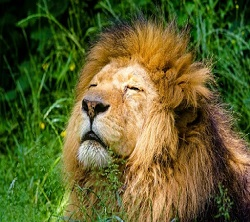
#> input picture python/dataimage/211220/cat.jpg, 250 x 222 px
$ python ex02.py
#> lines starting #> are read from the running program, lines starting #| are printed output that depends on the picture; after the words box and inside, x2 and y2 are one past the last pixel; in counts of white or black regions, pixels touching at a corner belong together
import cv2
import numpy as np

img = cv2.imread('cat.jpg',cv2.IMREAD_COLOR)
#> img is the input picture: shape (222, 250, 3); mean B, G, R 44.5, 96.7, 94.5

cv2.line(img,(50,50),(100,150),(0,0,255),1)
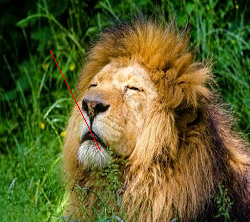
#> img: shape (222, 250, 3); 0.18% of pixels changed, all inside (x1, y1, x2, y2) = (50, 50, 101, 151)
cv2.line(img,(100,150),(150,50),(0,0,255),1)
cv2.rectangle(img,(0,0),(50,50),(255,0,0),-1)
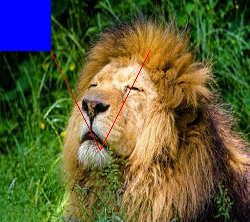
#> img: shape (222, 250, 3); mean B, G, R 55.9, 94.7, 94.4
cv2.putText(img,'lion',(50,60),cv2.FONT_HERSHEY_PLAIN,2,(255,255,255))
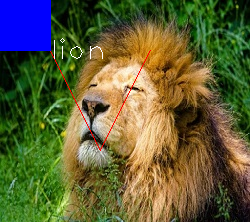
#> img: shape (222, 250, 3); 0.19% of pixels changed, all inside (x1, y1, x2, y2) = (54, 38, 103, 59)

cv2.imshow('cat',img)
cv2.waitKey(0)

rabbit_img = cv2.imread('rabbit.jpg',cv2.IMREAD_COLOR)
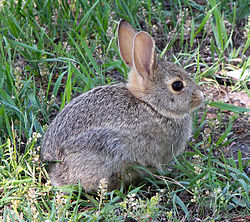
#> input picture python/dataimage/211220/rabbit.jpg, 250 x 222 px
#> rabbit_img is the input picture: shape (222, 250, 3); mean B, G, R 108.7, 125.4, 111.7

cv2.circle(rabbit_img,(50,50),10,(0,0,255),5)
points = np.array([[30,30],[100,40],[70,10],[100,120]])
cv2.polylines(rabbit_img,[points], False,(255,0,0),5)
cv2.putText(rabbit_img,'rabbit',(50,60),cv2.FONT_HERSHEY_PLAIN,2,(255,255,255))
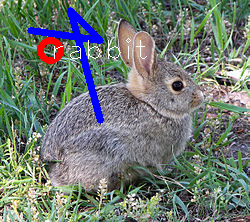
#> rabbit_img: shape (222, 250, 3); mean B, G, R 113.2, 121.9, 111.2

cv2.imshow('cat',img)
cv2.imshow('rabbit',rabbit_img)
cv2.waitKey(0)
